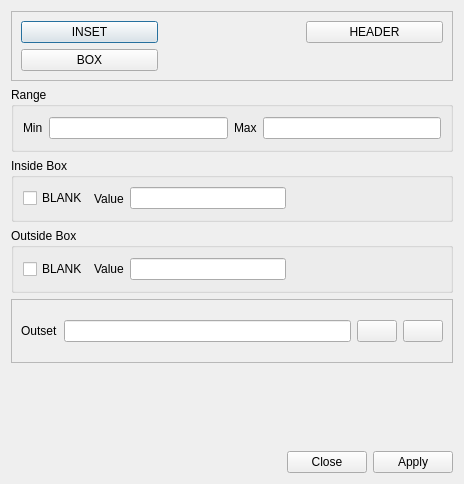
<?xml version="1.0" encoding="UTF-8"?>
<ui version="4.0">
 <class>clip</class>
 <widget class="QDialog" name="clip">
  <property name="geometry">
   <rect>
    <x>0</x>
    <y>0</y>
    <width>464</width>
    <height>484</height>
   </rect>
  </property>
  <property name="windowTitle">
   <string>CLIP</string>
  </property>
  <layout class="QVBoxLayout" name="verticalLayout">
   <item>
    <widget class="QFrame" name="frame">
     <property name="frameShape">
      <enum>QFrame::StyledPanel</enum>
     </property>
     <property name="frameShadow">
      <enum>QFrame::Raised</enum>
     </property>
     <layout class="QGridLayout" name="gridLayout">
      <item row="0" column="0">
       <widget class="QPushButton" name="insetButton">
        <property name="text">
         <string>INSET</string>
        </property>
       </widget>
      </item>
      <item row="0" column="2">
       <widget class="QPushButton" name="headerButton">
        <property name="text">
         <string>HEADER</string>
        </property>
       </widget>
      </item>
      <item row="1" column="0">
       <widget class="QPushButton" name="boxButton">
        <property name="text">
         <string>BOX</string>
        </property>
       </widget>
      </item>
      <item row="0" column="1">
       <widget class="QLabel" name="insetLabel">
        <property name="text">
         <string/>
        </property>
       </widget>
      </item>
      <item row="1" column="1">
       <widget class="QLabel" name="boxLabel">
        <property name="text">
         <string/>
        </property>
       </widget>
      </item>
     </layout>
    </widget>
   </item>
   <item>
    <widget class="QGroupBox" name="groupBox_3">
     <property name="title">
      <string>Range</string>
     </property>
     <layout class="QHBoxLayout" name="horizontalLayout">
      <item>
       <widget class="QLabel" name="label_3">
        <property name="text">
         <string>Min</string>
        </property>
       </widget>
      </item>
      <item>
       <widget class="QLineEdit" name="minLine"/>
      </item>
      <item>
       <widget class="QLabel" name="label_4">
        <property name="text">
         <string>Max</string>
        </property>
       </widget>
      </item>
      <item>
       <widget class="QLineEdit" name="maxLine"/>
      </item>
     </layout>
    </widget>
   </item>
   <item>
    <widget class="QGroupBox" name="groupBox">
     <property name="title">
      <string>Inside Box</string>
     </property>
     <layout class="QHBoxLayout" name="horizontalLayout_2">
      <item>
       <widget class="QCheckBox" name="insideBlank">
        <property name="text">
         <string>BLANK</string>
        </property>
       </widget>
      </item>
      <item>
       <widget class="QLabel" name="label_5">
        <property name="text">
         <string>Value</string>
        </property>
       </widget>
      </item>
      <item>
       <widget class="QLineEdit" name="valueInside"/>
      </item>
      <item>
       <spacer name="horizontalSpacer">
        <property name="orientation">
         <enum>Qt::Horizontal</enum>
        </property>
        <property name="sizeHint" stdset="0">
         <size>
          <width>40</width>
          <height>20</height>
         </size>
        </property>
       </spacer>
      </item>
     </layout>
    </widget>
   </item>
   <item>
    <widget class="QGroupBox" name="groupBox_2">
     <property name="title">
      <string>Outside Box</string>
     </property>
     <layout class="QHBoxLayout" name="horizontalLayout_3">
      <item>
       <widget class="QCheckBox" name="outsideBlank">
        <property name="text">
         <string>BLANK</string>
        </property>
       </widget>
      </item>
      <item>
       <widget class="QLabel" name="label_6">
        <property name="text">
         <string>Value</string>
        </property>
       </widget>
      </item>
      <item>
       <widget class="QLineEdit" name="valueOutside"/>
      </item>
      <item>
       <spacer name="horizontalSpacer_2">
        <property name="orientation">
         <enum>Qt::Horizontal</enum>
        </property>
        <property name="sizeHint" stdset="0">
         <size>
          <width>40</width>
          <height>20</height>
         </size>
        </property>
       </spacer>
      </item>
     </layout>
    </widget>
   </item>
   <item>
    <widget class="QFrame" name="frame_2">
     <property name="frameShape">
      <enum>QFrame::StyledPanel</enum>
     </property>
     <property name="frameShadow">
      <enum>QFrame::Raised</enum>
     </property>
     <layout class="QHBoxLayout" name="horizontalLayout_4">
      <item>
       <widget class="QLabel" name="label_7">
        <property name="text">
         <string>Outset</string>
        </property>
       </widget>
      </item>
      <item>
       <widget class="QLineEdit" name="outsetLine"/>
      </item>
      <item>
       <widget class="QPushButton" name="browserButton">
        <property name="text">
         <string/>
        </property>
        <property name="icon">
         <iconset resource="../resources.qrc">
          <normaloff>:/fileopen.png</normaloff>:/fileopen.png</iconset>
        </property>
       </widget>
      </item>
      <item>
       <widget class="QPushButton" name="replaceButton">
        <property name="text">
         <string/>
        </property>
        <property name="icon">
         <iconset resource="../resources.qrc">
          <normaloff>:/replace.jpg</normaloff>:/replace.jpg</iconset>
        </property>
       </widget>
      </item>
     </layout>
    </widget>
   </item>
   <item>
    <widget class="QFrame" name="advise_panel">
     <property name="enabled">
      <bool>true</bool>
     </property>
     <property name="sizePolicy">
      <sizepolicy hsizetype="Preferred" vsizetype="Maximum">
       <horstretch>0</horstretch>
       <verstretch>0</verstretch>
      </sizepolicy>
     </property>
     <property name="frameShape">
      <enum>QFrame::NoFrame</enum>
     </property>
     <property name="frameShadow">
      <enum>QFrame::Raised</enum>
     </property>
     <layout class="QVBoxLayout" name="advise_panel_layout">
      <item>
       <widget class="QLabel" name="status">
        <property name="text">
         <string/>
        </property>
       </widget>
      </item>
      <item>
       <widget class="QLabel" name="errorMsg">
        <property name="text">
         <string/>
        </property>
       </widget>
      </item>
      <item>
       <widget class="QFrame" name="extra_panel">
        <property name="sizePolicy">
         <sizepolicy hsizetype="Preferred" vsizetype="Maximum">
          <horstretch>0</horstretch>
          <verstretch>0</verstretch>
         </sizepolicy>
        </property>
        <property name="frameShape">
         <enum>QFrame::NoFrame</enum>
        </property>
        <property name="frameShadow">
         <enum>QFrame::Raised</enum>
        </property>
        <layout class="QVBoxLayout" name="extra_panel_layout"/>
       </widget>
      </item>
     </layout>
    </widget>
   </item>
   <item>
    <widget class="QDialogButtonBox" name="buttonBox">
     <property name="orientation">
      <enum>Qt::Horizontal</enum>
     </property>
     <property name="standardButtons">
      <set>QDialogButtonBox::Apply|QDialogButtonBox::Close</set>
     </property>
    </widget>
   </item>
  </layout>
 </widget>
 <resources>
  <include location="../resources.qrc"/>
 </resources>
 <connections>
  <connection>
   <sender>buttonBox</sender>
   <signal>accepted()</signal>
   <receiver>clip</receiver>
   <slot>accept()</slot>
   <hints>
    <hint type="sourcelabel">
     <x>248</x>
     <y>254</y>
    </hint>
    <hint type="destinationlabel">
     <x>157</x>
     <y>274</y>
    </hint>
   </hints>
  </connection>
  <connection>
   <sender>buttonBox</sender>
   <signal>rejected()</signal>
   <receiver>clip</receiver>
   <slot>reject()</slot>
   <hints>
    <hint type="sourcelabel">
     <x>316</x>
     <y>260</y>
    </hint>
    <hint type="destinationlabel">
     <x>286</x>
     <y>274</y>
    </hint>
   </hints>
  </connection>
 </connections>
</ui>
